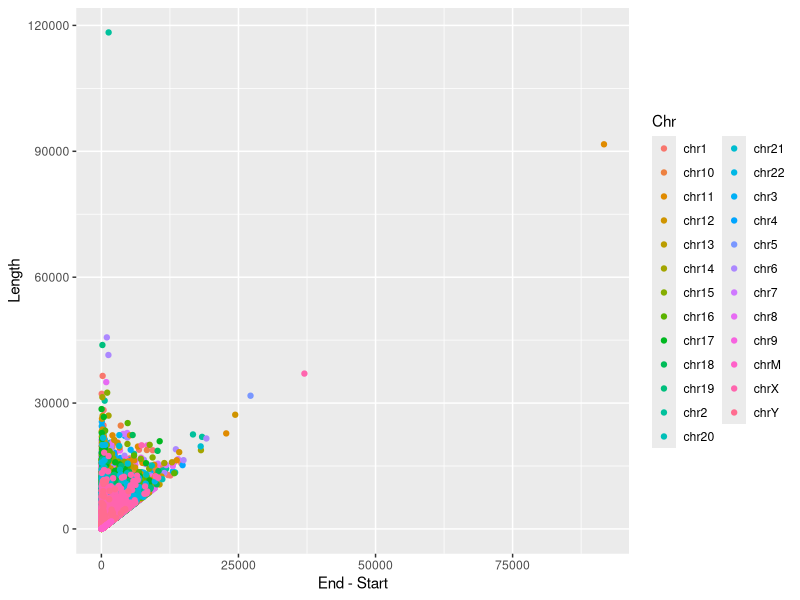
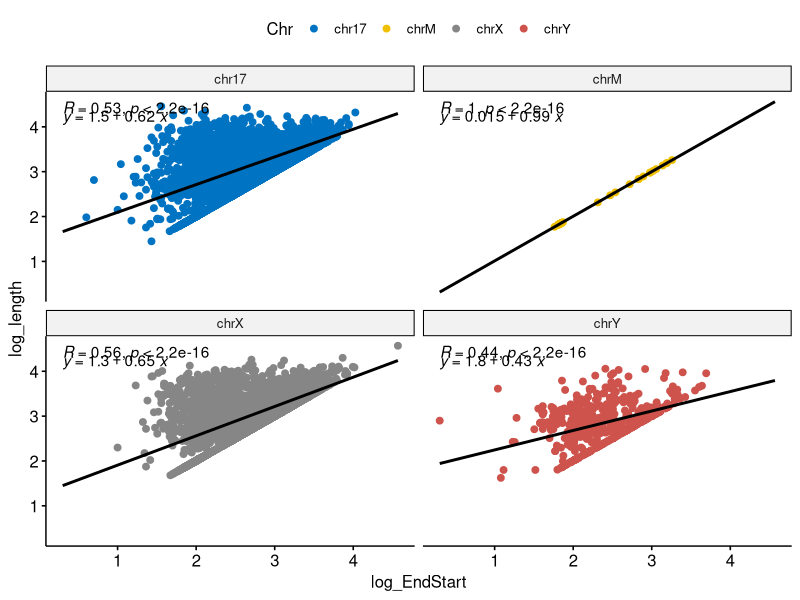
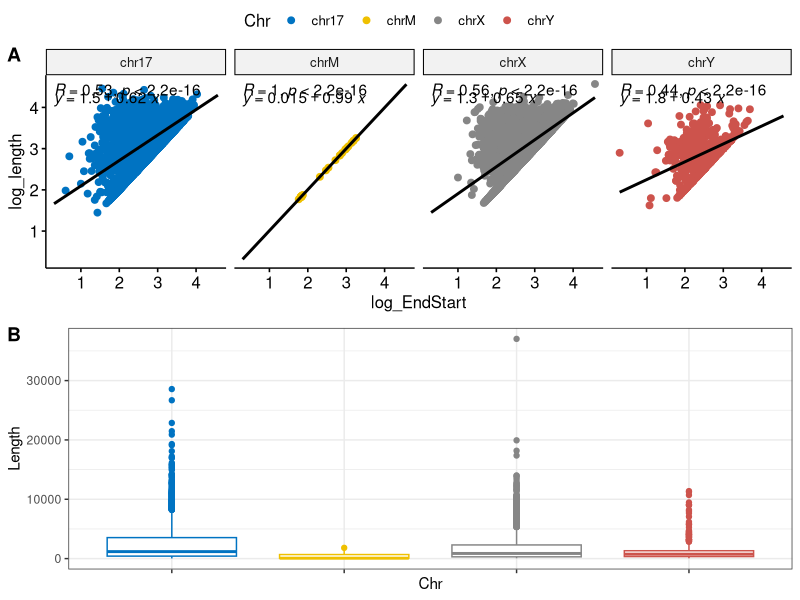
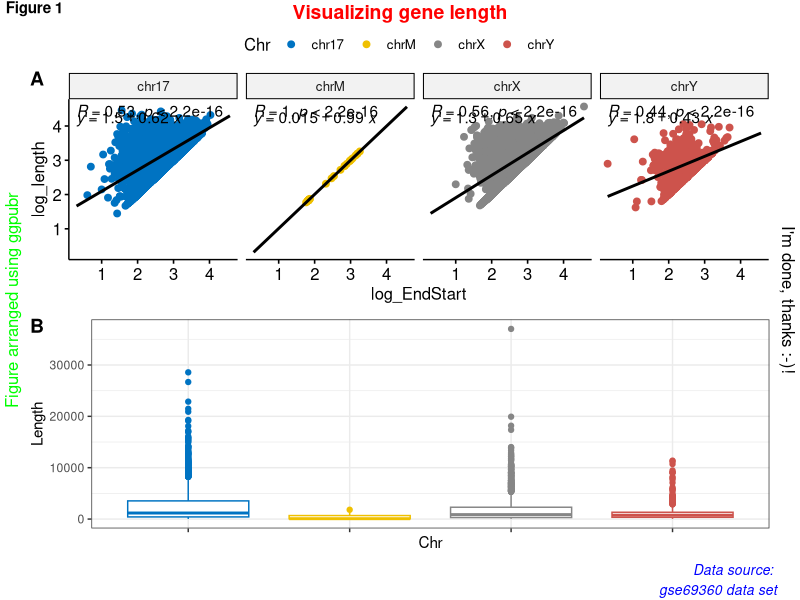
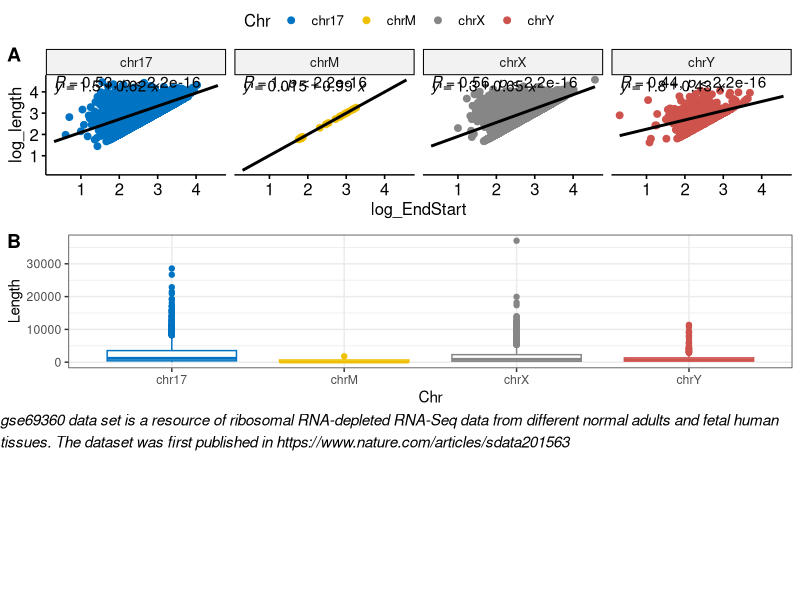
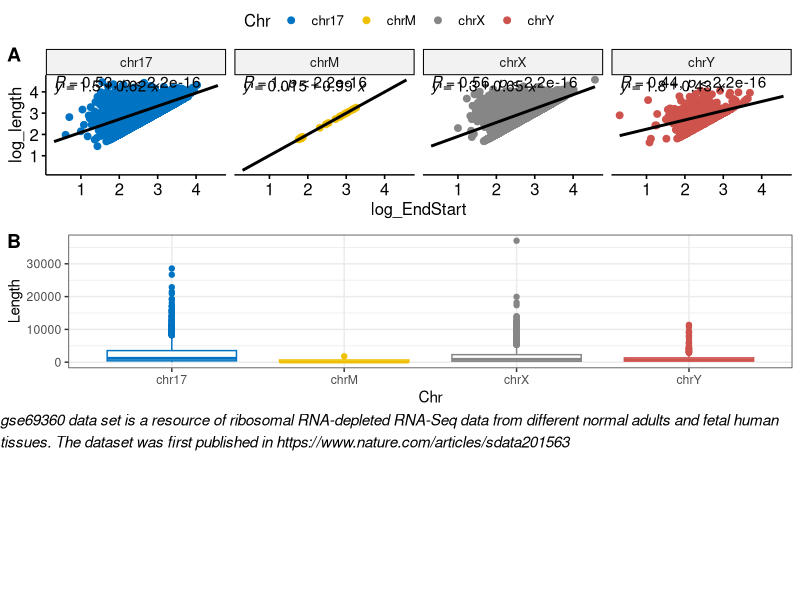

Recreate these plots in R, in order. (Note: this script raises an error after producing the figures.)
## Dataviz2.0 - part4
install.packages("ggsci")
install.packages("ggsci")
install.packages("tidyverse")
install.packages("ggpubr")
install.packages("ggrepel")
install.packages("cowplot")
install.packages("gridExtra")

library(ggsci)
library(tidyverse)
library(ggpubr)
library(ggrepel)
library(cowplot)
library(ggrepel)
library(gridExtra)

#Create the data
#We'll use the plots you've already created in part3: box1, ml_scatter, scatter2

## Data Import
gene_loc <- read.table("GSE69360.gene-locations.txt",
                       header = T)

## Plotting the data
scatter <- ggplot(gene_loc, aes(x=End-Start, y=Length, group=Chr, color=Chr)) +
  geom_point()
scatter

### It is hard to visualize the entire data.
### Let's pretend we are only interested in a small set of chromosomes.
### Let's subset the data and add a few variables!

target <- c("chrX", "chrY", "chrM", "chr17")
gene_loc2 <- filter(gene_loc, Chr %in% target)

log_EndStart <- log10(gene_loc2$End-gene_loc2$Start)
log_length <- log10(gene_loc2$Length)
gene_loc2$log_length <- log_length
gene_loc2$log_EndStart <- log_EndStart
head(gene_loc2)

###################################################

##Combine boxplot and regression plot previously created
### Boxplot
box1 <- ggplot(gene_loc2, aes(x = Chr, y = Length,
                              group=Chr, color=Chr)) +
  geom_boxplot() +
  xlab("Chr")+
  theme_bw()

box1 <- box1 + scale_color_jco()+
  theme(legend.position = "none")                 # remove legend
#box1 + scale_fill_discrete(name = "Chromosome")  #rename legend

## Scatterplot + regression line
ml_scatter <- ggscatter(gene_loc2, x = "log_EndStart", y = "log_length",
                        color = "Chr", palette = "jco",
                        add = "reg.line", add.params = list(color = "black"),    # customize regression line
                        fullrange = TRUE) +
  facet_wrap(~Chr) +
  stat_cor(label.y = 4.4) +
  stat_regline_equation(label.y = 4.2)
ml_scatter

# arrange facet grid as 1x4
ml_scatter <- ml_scatter + facet_grid(cols = vars(Chr))

#Arranging boxplot and scatterplot on one page
## we’ll use the function ggarrange()[in ggpubr], which is a wrapper around the function plot_grid() [in cowplot package].
## Compared to the standard function plot_grid(), ggarange() can arrange multiple ggplots over multiple pages.
## use either

fig <- ggarrange(ml_scatter, box1 + rremove ("x.text"),
                  labels = c("A", "B"),
                  ncol =1, nrow = 2,
                 common.legend = TRUE)
fig


#Annotate the arranged figure

annotate_figure(fig,
                             top = text_grob("Visualizing gene length", color = "red", face = "bold", size = 14),  #grob -- graphical object
                             bottom = text_grob("Data source: \n gse69360 data set", color = "blue",         #customize text
                                                hjust = 1, x = 1, face = "italic", size = 10),             # horizontal justification: 0= left align, 1= right align
                             left = text_grob("Figure arranged using ggpubr", color = "green", rot = 90),   # rot = angle to rotate the text
                             right = "I'm done, thanks :-)!",
                             fig.lab = "Figure 1", fig.lab.face = "bold"
)


#Adding descriptive text
#Text to be added
text <- paste("gse69360 data set is a resource of ribosomal",
              "RNA-depleted RNA-Seq data from different normal",
              "adults and fetal human tissues. The dataset was first",
              "published in https://www.nature.com/articles/sdata201563", sep = " ")
text.p <- ggparagraph(text = text, face = "italic", size = 11, color = "black")

final_plt <- ggarrange(ml_scatter, box1, text.p + rremove ("x.text"),
                 labels = c("A", "B"),
                 ncol =1, nrow = 3,
                 common.legend = TRUE)
final_plt

#Export plot
ggsave(mean_lth_viz.pdf, width = 5, height = 5, units = "in")


# Place scatterplot together with density plot
# Scatter plot colored by groups ("Chr")
sp <- gene_loc2 %>%
  ggscatter("log_EndStart", "log_length",
            color = "Chr", palette = "jco",
            size = 1, alpha = 0.2)+
  border()
# Marginal density plot of x (top panel) and y (right panel)
xplot <- gene_loc2 %>%
  ggdensity("log_EndStart", fill = "Chr", palette = "jco")

yplot <- gene_loc2 %>%
  ggdensity("log_length", fill = "Chr", palette = "jco")+
  rotate()
# Cleaning the plots
yplot <- yplot + clean_theme()
xplot <- xplot + clean_theme()
# Arranging the plot
fig_2 <- ggarrange(xplot, NULL, sp, yplot,
          ncol = 2, nrow = 2,  align = "hv",
          widths = c(2, 1), heights = c(1, 2),
          common.legend = TRUE)

# Annotating the plot
scat_density_plt <- annotate_figure(fig_2,
                             top = text_grob("Scatter plot with marginal density", color = "red", face = "bold", size = 14),  #grob -- graphical object
                             bottom = text_grob("Data source: \n gse69360 data set", color = "blue",         #customize text
                                                hjust = 1, x = 1, face = "italic", size = 10),             # horizontal justification: 0= left align, 1= right align
                             left = text_grob("Figure arranged using ggpubr", color = "green", rot = 90),   # rot = angle to rotate the text
                             right = "I'm done, thanks :-)!",
                             fig.lab = "Figure 1", fig.lab.face = "bold"
)

scat_density_plt
ggsave(marginal_distribution.pdf, width = 5, height = 5, units = "in")

################################
#Insert a table into a plot
#Regression plot summary data with labels & confidence interval made in part 2 using code below.

a <- gene_loc %>%
  group_by(Chr) %>%
  summarize(meanLength = mean(Length), numGenes = n())
head(a)

scatter2 <- ggplot(a, aes(x = numGenes, y = meanLength)) +
  geom_point()+
  theme_bw()+
  geom_text_repel(aes(label = Chr), color="red", segment.color="blue")+
  geom_smooth(method = loess, color = "lightblue", alpha = 0.1)
scatter2


# Compute descriptive statistics by groups
stable <- gene_loc2 %>%
  desc_statby(measure.var = "Length",             #Column containing variable to be sumarized
              grps = "Chr")                       # Group
stable <- stable[, c("Chr", "length", "mean", "sd")]
# Summary table plot, medium blue theme
stable.p <- ggtexttable(stable, rows = NULL,
                        theme = ttheme("mBlue"))

# Arranging the plot
fig_3 <- ggarrange(scatter2, stable.p, text.p + rremove ("x.text"),
                   ncol =1, nrow = 3,
                   heights = c(1, 0.5, 0.2),
                   common.legend = TRUE)
fig_3

#Place the table within the plot using annotate_custom in ggplot
fig_4 <- scatter2 + annotation_custom(ggplotGrob(stable.p),
                                      xmin = 2000, ymax = 1500,
                                      xmax = 5000)

# Annotating the plot
final_scatter2 <- annotate_figure(fig_4,
                                  top = text_grob("Scatter plot with summary table", color = "red", face = "bold", size = 14),  #grob -- graphical object
                                  bottom = text_grob("Data source: \n gse69360 data set", color = "blue",         #customize text
                                                     hjust = 1, x = 1, face = "italic", size = 10),             # horizontal justification: 0= left align, 1= right align
                                  left = text_grob("Figure arranged using ggpubr", color = "green", rot = 90),   # rot = angle to rotate the text
                                  right = "I'm done, thanks :-)!",
                                  fig.lab = "Figure 1", fig.lab.face = "bold"
)

final_scatter2

#Export plot
ggsave(mean_length.pdf, width = 5, height = 5, units = "in")


##References
# http://www.sthda.com/english/articles/24-ggpubr-publication-ready-plots/78-perfect-scatter-plots-with-correlation-and-marginal-histograms/
# http://www.sthda.com/english/articles/24-ggpubr-publication-ready-plots/81-ggplot2-easy-way-to-mix-multiple-graphs-on-the-same-page/#change-columnrow-span-of-a-plot
# http://www.sthda.com/english/articles/24-ggpubr-publication-ready-plots/77-facilitating-exploratory-data-visualization-application-to-tcga-genomic-data/
# http://www.sthda.com/english/wiki/be-awesome-in-ggplot2-a-practical-guide-to-be-highly-effective-r-software-and-data-visualization#blog-posts
